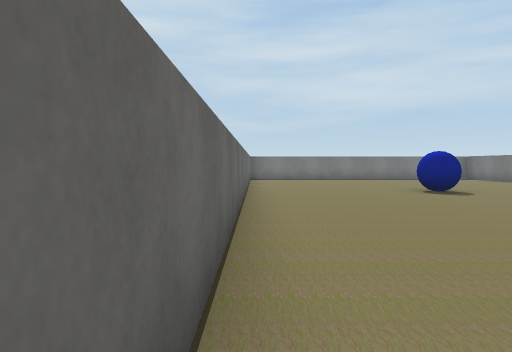
view 1 (above)

24 first-person views from a walk through a Unity game level. The camera is 1.4 m above the floor, tilts 2° down and sees 70° across. The floor is counted in squares, 2 m on a side. Each view is taken from the middle of a square. On the plan, view 1 faces up. The plan holds only what a view shows up to about 11 squares ahead; the rest is blank. The place goes on beyond the plan. Some surface patterns are stand-ins.

view 2
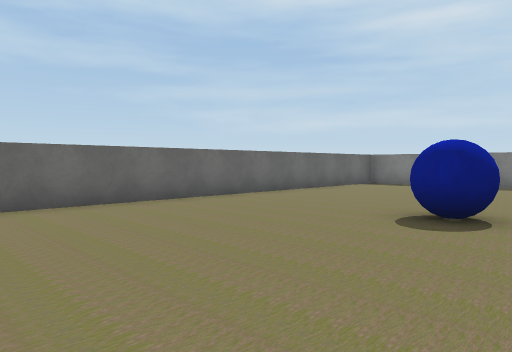

view 3
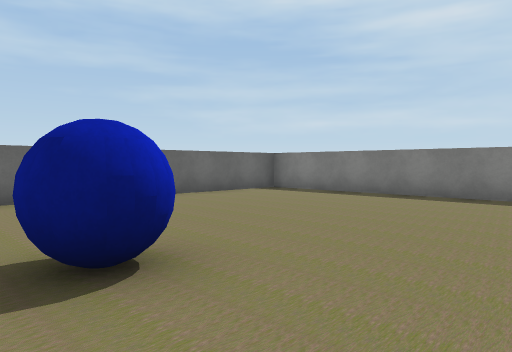

view 4
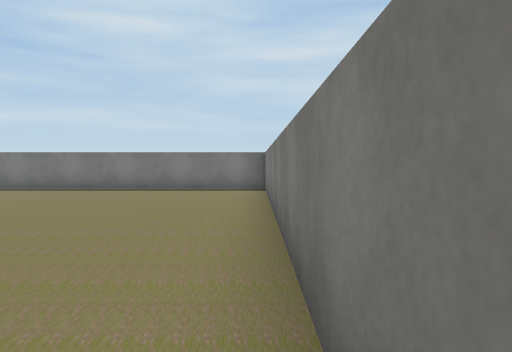

view 5
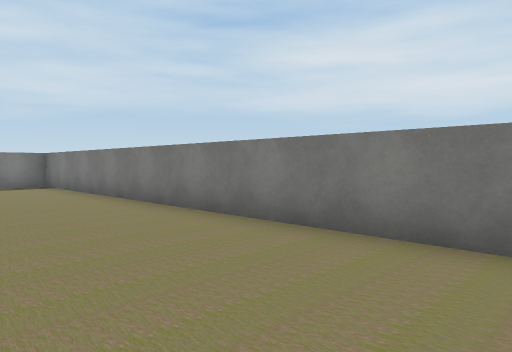

view 6
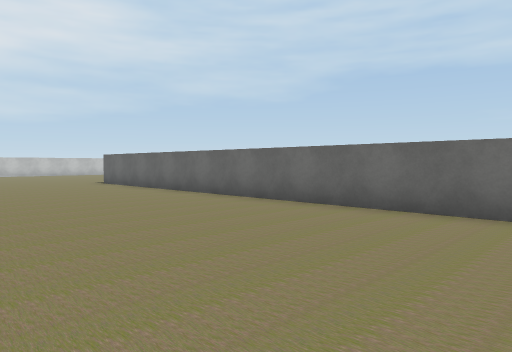

view 7
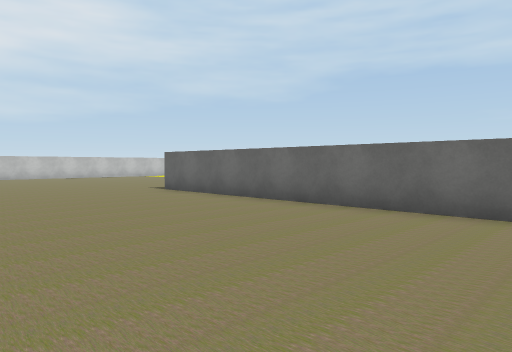

view 8
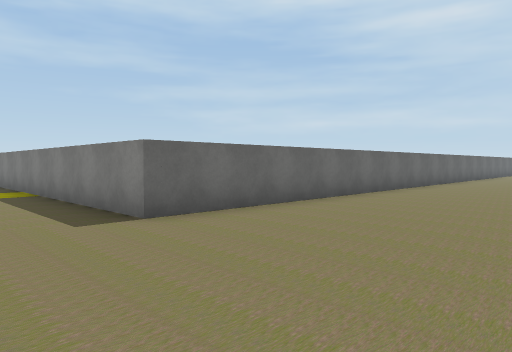

view 9
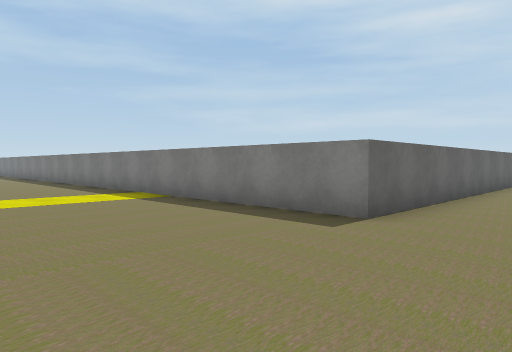

view 10
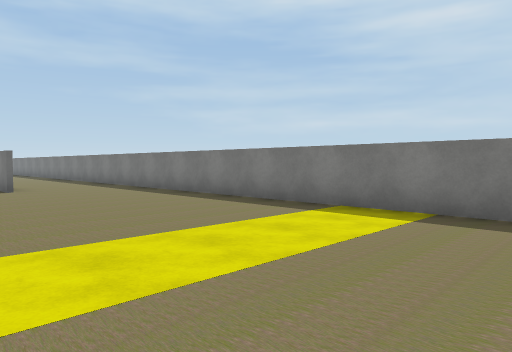

view 11
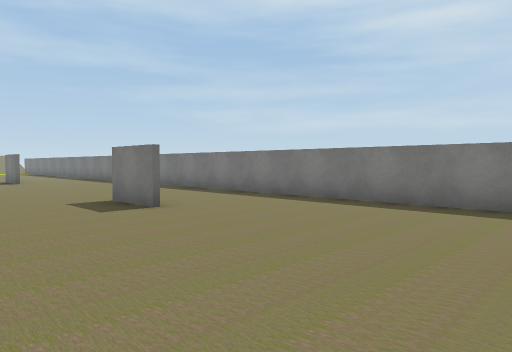

view 12
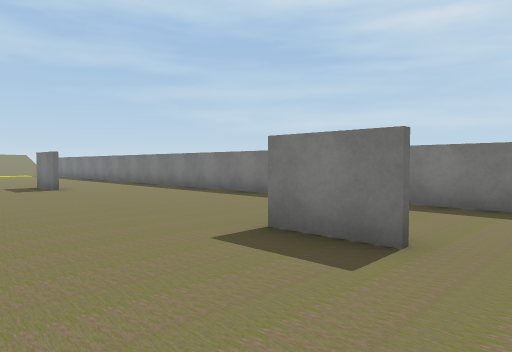

view 13
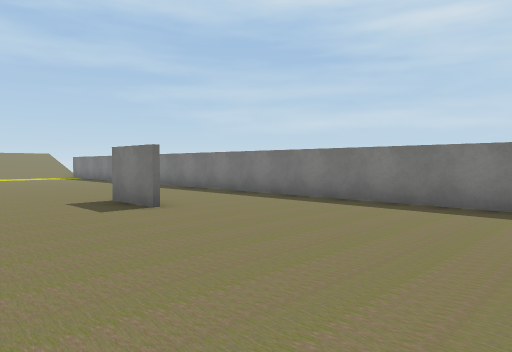

view 14
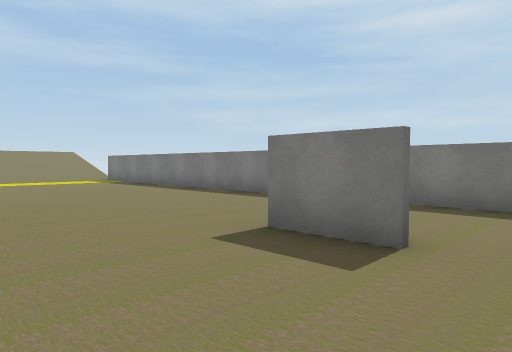

view 15
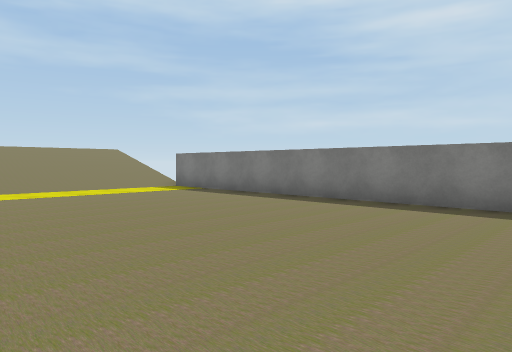

view 16
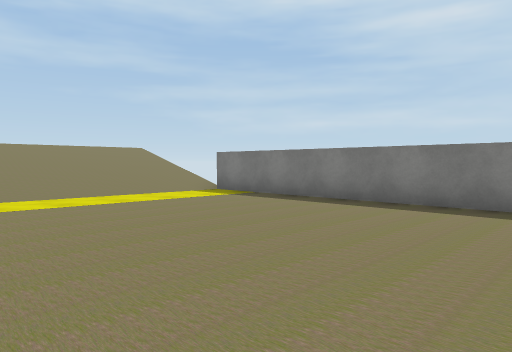

view 17
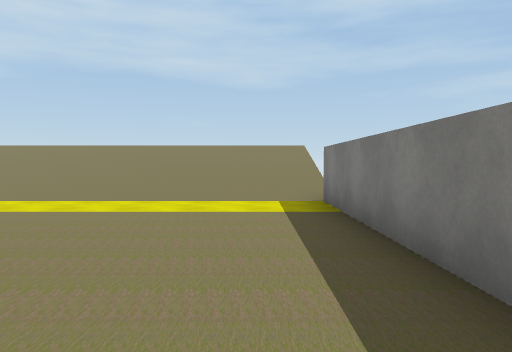

view 18
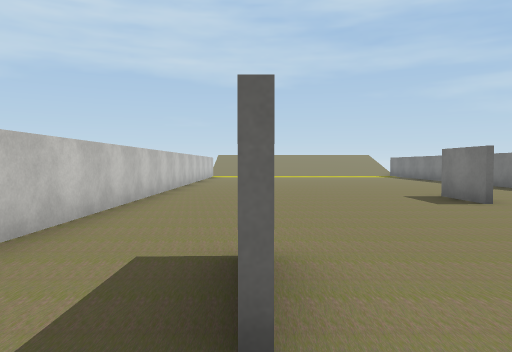

view 19
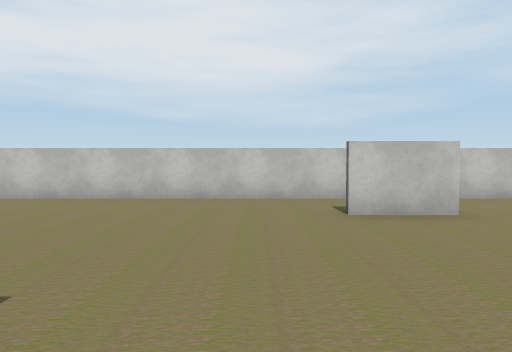

view 20
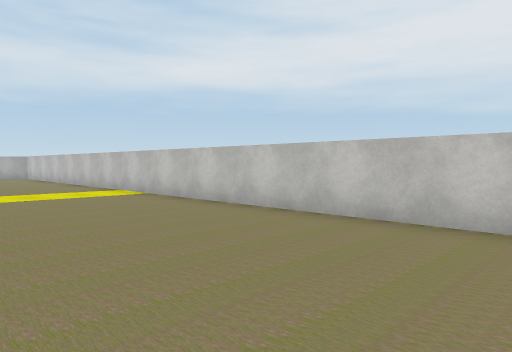

view 21
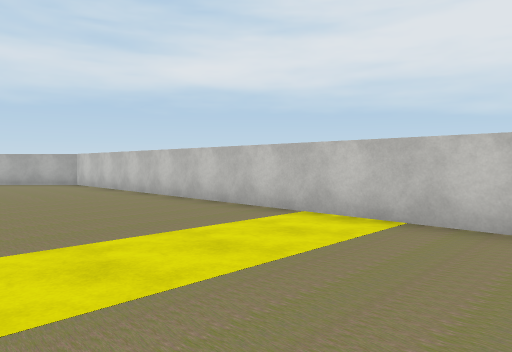

view 22
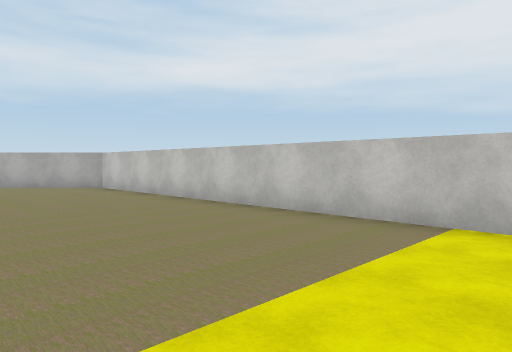

view 23
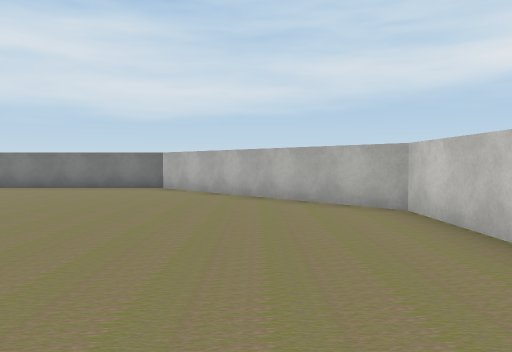

view 24
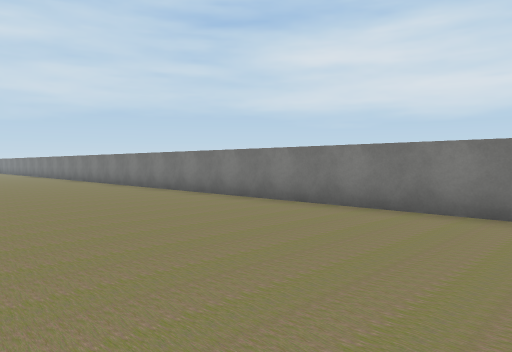

### Floor plan
Key: @ floor where view 1 was taken; # wall or solid block; . floor; / step, stairs or slope; O other object.
Columns run from 40 left of view 1 to 10 right of it. Each row starts with its distance up from view 1.
 16                                        ############
 15                                        #..........#
 14                                        #..........#
 13                                        #..........#
 12                                        #..........#
 11                                        #..........#
 10                                        #..........#
  9                                        #....OO....#
  8                                        #..........#
  7                                        #..........#
  6                                        #..........#
  5                                        #..........#
  4                                        #..........
  3                                        #......
  2                                        #......
  1                                        #......
  0                                        #@.....
 -1                                        #.......
 -2                                        #........
 -3                                        #.........
 -4                                        #..... ....#
 -5                                        #..... ....#
 -6                                        #..........#
 -7                                        #..........#
 -8      ###################################..........#
 -9 /////.............................................#
-10 /////.............................................#
-11 /////.............................................#
-12 /////............#........#.......................#
-13 /////................................. ...........#
-14 /////.................................   ........##
-15 /////    .......................................##
-16 ////            ......#........................##
-17 //           .................................##
-18              ................................##
-19              #################################

Positions as (right, up) in squares from view 1, and headings:
1: (0, 0), facing up
2: (6, 4), facing up-left
3: (7, 8), facing up-left
4: (9, 6), facing up
5: (6, 4), facing up-right
6: (5, 4), facing down-left
7: (5, 0), facing down-left
8: (4, -11), facing up-left
9: (2, -13), facing up-left
10: (-3, -14), facing up-left
11: (-8, -15), facing up-left
12: (-12, -15), facing up-left
13: (-17, -15), facing up-left
14: (-21, -15), facing up-left
15: (-26, -15), facing up-left
16: (-28, -15), facing up-left
17: (-29, -10), facing left
18: (-16, -16), facing left
19: (-16, -11), facing down
20: (-14, -14), facing down-right
21: (-8, -14), facing down-right
22: (-6, -14), facing down-right
23: (-1, -16), facing right
24: (4, -14), facing up-right
